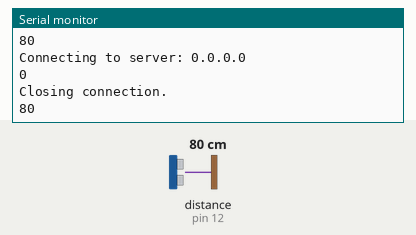
The sketch below on a simulated Arduino Uno, built with avr-gcc and run on an emulated ATmega328P. On the bench: the last lines printed to the serial monitor. Wiring (inferred from the names in the program): ultrasonic range finder: trigger pin 14; echo pin 12. The test bench sets the inputs (shaded band); at power-on: distance to the obstacle (sensor on pin 12) 80 cm. The echo pulse lasts 58.3 µs per cm; not simulated (calls return 0 or success): WiFiController.h.

Above: at 1.8 s.
1.9 s: distance to the obstacle (sensor on pin 12) set to 2 cm
At 2.6 s:
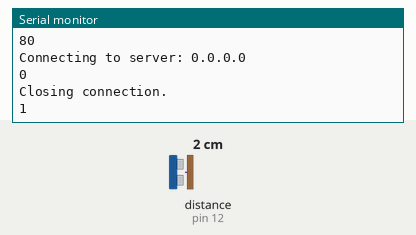
3.4 s: distance to the obstacle (sensor on pin 12) set to 4 cm
At 4.8 s:
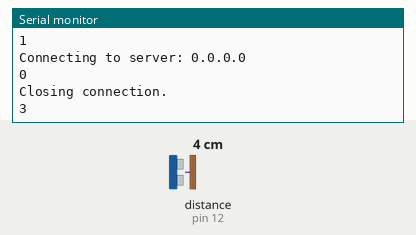
Timing chart, 0 to 6.4 s (numbered marks = the images above; inputs shaded):
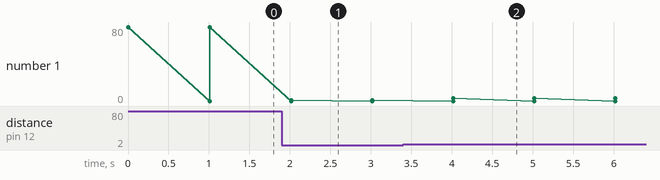

Measured:
- after the input at 1.9 s, the serial monitor: prints a new line after 0.12 s (image 1)
- after the input at 3.4 s, the serial monitor: prints a new line after 0.62 s (image 2)
- plotted number 1: 80 → 1 after the input at 1.9 s, 1 → 3 after the input at 3.4 s

The sketch:

Sensor_Client.ino
```cpp
#include <WiFiController.h>
#include <UltrasonicSensor.h>

const char* WIFI_SSID = "";
const char* WIFI_PASSWORD = "";
const char* SERVER_ADDRESS = "0.0.0.0";
const int SERVER_PORT = 80;

const int TRIGGER_PIN = 14;
const int ECHO_PIN = 12;

WiFiController wifiController(WIFI_SSID, WIFI_PASSWORD);
UltrasonicSensor ultrasonicSensor(TRIGGER_PIN, ECHO_PIN);

void setup() {
  Serial.begin(115200);
  wifiController.connect();
}

void loop() {
  long duration = ultrasonicSensor.readDistance();
  int distanceCm = 0.01723 * duration;
  Serial.println(distanceCm);
  delay(1000);

  Serial.print("Connecting to server: ");
  Serial.println(SERVER_ADDRESS);

  WiFiClient client;

  if (!client.connect(SERVER_ADDRESS, SERVER_PORT)) {
    Serial.println("Connection failed");
    return;
  }

  client.println("distance=" + String(distanceCm));

  String response = client.readStringUntil('\n');
  Serial.println(response);

  Serial.println("Closing connection.");
  client.stop();
}
```

UltrasonicSensor.cpp
```cpp
#include "UltrasonicSensor.h"
#include <Arduino.h>

UltrasonicSensor::UltrasonicSensor(int trigger, int echo)
  : triggerPin(trigger), echoPin(echo) {
  pinMode(triggerPin, OUTPUT);
  pinMode(echoPin, INPUT);
}

long UltrasonicSensor::readDistance() {
  digitalWrite(triggerPin, LOW);
  delayMicroseconds(2);
  digitalWrite(triggerPin, HIGH);
  delayMicroseconds(10);
  digitalWrite(triggerPin, LOW);
  return pulseIn(echoPin, HIGH);
}
```

UltrasonicSensor.h
```cpp
#ifndef ULTRASONICSENSOR_H
#define ULTRASONICSENSOR_H

class UltrasonicSensor {
  int triggerPin;
  int echoPin;

public:
  UltrasonicSensor(int trigger, int echo);
  long readDistance();
};

#endif
```
